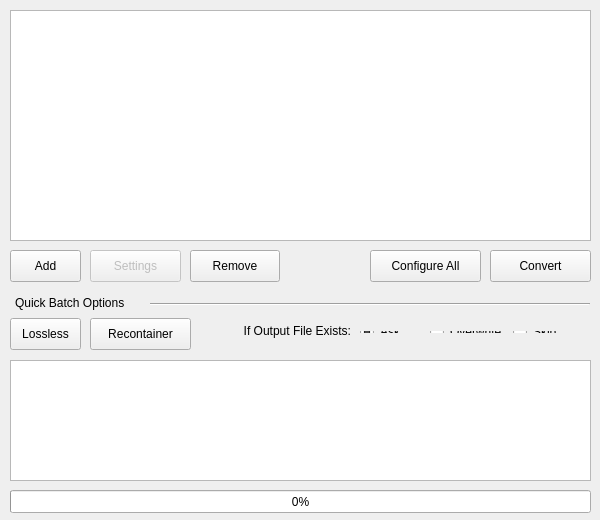
<?xml version="1.0" encoding="UTF-8"?>
<ui version="4.0">
 <class>AMVtool</class>
 <widget class="QMainWindow" name="AMVtool">
  <property name="geometry">
   <rect>
    <x>0</x>
    <y>0</y>
    <width>600</width>
    <height>520</height>
   </rect>
  </property>
  <property name="minimumSize">
   <size>
    <width>600</width>
    <height>520</height>
   </size>
  </property>
  <property name="maximumSize">
   <size>
    <width>600</width>
    <height>520</height>
   </size>
  </property>
  <property name="acceptDrops">
   <bool>false</bool>
  </property>
  <property name="windowTitle">
   <string>AMVtool (Beta 3)</string>
  </property>
  <widget class="QWidget" name="centralWidget">
   <widget class="QListWidget" name="fileList">
    <property name="geometry">
     <rect>
      <x>10</x>
      <y>10</y>
      <width>581</width>
      <height>231</height>
     </rect>
    </property>
    <property name="dragEnabled">
     <bool>false</bool>
    </property>
   </widget>
   <widget class="QPushButton" name="addFiles">
    <property name="geometry">
     <rect>
      <x>10</x>
      <y>250</y>
      <width>71</width>
      <height>32</height>
     </rect>
    </property>
    <property name="text">
     <string>Add</string>
    </property>
   </widget>
   <widget class="QPushButton" name="convertFiles">
    <property name="geometry">
     <rect>
      <x>490</x>
      <y>250</y>
      <width>101</width>
      <height>32</height>
     </rect>
    </property>
    <property name="text">
     <string>Convert</string>
    </property>
   </widget>
   <widget class="QPushButton" name="removeFiles">
    <property name="geometry">
     <rect>
      <x>190</x>
      <y>250</y>
      <width>90</width>
      <height>32</height>
     </rect>
    </property>
    <property name="text">
     <string>Remove</string>
    </property>
   </widget>
   <widget class="QTextEdit" name="textEdit">
    <property name="enabled">
     <bool>true</bool>
    </property>
    <property name="geometry">
     <rect>
      <x>10</x>
      <y>360</y>
      <width>581</width>
      <height>121</height>
     </rect>
    </property>
   </widget>
   <widget class="QPushButton" name="configEncSettings">
    <property name="enabled">
     <bool>false</bool>
    </property>
    <property name="geometry">
     <rect>
      <x>90</x>
      <y>250</y>
      <width>91</width>
      <height>32</height>
     </rect>
    </property>
    <property name="text">
     <string>Settings</string>
    </property>
   </widget>
   <widget class="QProgressBar" name="progressBar">
    <property name="geometry">
     <rect>
      <x>10</x>
      <y>490</y>
      <width>581</width>
      <height>23</height>
     </rect>
    </property>
    <property name="value">
     <number>0</number>
    </property>
    <property name="textVisible">
     <bool>true</bool>
    </property>
   </widget>
   <widget class="QPushButton" name="configAll">
    <property name="geometry">
     <rect>
      <x>370</x>
      <y>250</y>
      <width>111</width>
      <height>32</height>
     </rect>
    </property>
    <property name="text">
     <string>Configure All</string>
    </property>
   </widget>
   <widget class="QPushButton" name="recontainerAll">
    <property name="enabled">
     <bool>true</bool>
    </property>
    <property name="geometry">
     <rect>
      <x>90</x>
      <y>318</y>
      <width>101</width>
      <height>32</height>
     </rect>
    </property>
    <property name="text">
     <string>Recontainer</string>
    </property>
   </widget>
   <widget class="QPushButton" name="lossless">
    <property name="geometry">
     <rect>
      <x>10</x>
      <y>318</y>
      <width>71</width>
      <height>32</height>
     </rect>
    </property>
    <property name="text">
     <string>Lossless</string>
    </property>
   </widget>
   <widget class="QLabel" name="batchOptions">
    <property name="geometry">
     <rect>
      <x>15</x>
      <y>290</y>
      <width>131</width>
      <height>26</height>
     </rect>
    </property>
    <property name="text">
     <string>Quick Batch Options</string>
    </property>
   </widget>
   <widget class="QLabel" name="fileExists">
    <property name="geometry">
     <rect>
      <x>200</x>
      <y>318</y>
      <width>151</width>
      <height>26</height>
     </rect>
    </property>
    <property name="text">
     <string>If Output File Exists:</string>
    </property>
    <property name="alignment">
     <set>Qt::AlignRight|Qt::AlignTrailing|Qt::AlignVCenter</set>
    </property>
   </widget>
   <widget class="Line" name="line">
    <property name="geometry">
     <rect>
      <x>150</x>
      <y>303</y>
      <width>440</width>
      <height>3</height>
     </rect>
    </property>
    <property name="orientation">
     <enum>Qt::Horizontal</enum>
    </property>
   </widget>
   <widget class="QWidget" name="layoutWidget">
    <property name="geometry">
     <rect>
      <x>360</x>
      <y>320</y>
      <width>227</width>
      <height>24</height>
     </rect>
    </property>
    <layout class="QHBoxLayout" name="ifExists">
     <property name="leftMargin">
      <number>0</number>
     </property>
     <item>
      <widget class="QRadioButton" name="ask">
       <property name="text">
        <string>Ask</string>
       </property>
       <property name="checked">
        <bool>true</bool>
       </property>
      </widget>
     </item>
     <item>
      <widget class="QRadioButton" name="overwrite">
       <property name="text">
        <string>Overwrite</string>
       </property>
      </widget>
     </item>
     <item>
      <widget class="QRadioButton" name="skip">
       <property name="text">
        <string>Skip</string>
       </property>
      </widget>
     </item>
    </layout>
   </widget>
  </widget>
 </widget>
 <layoutdefault spacing="6" margin="11"/>
 <resources/>
 <connections/>
</ui>
